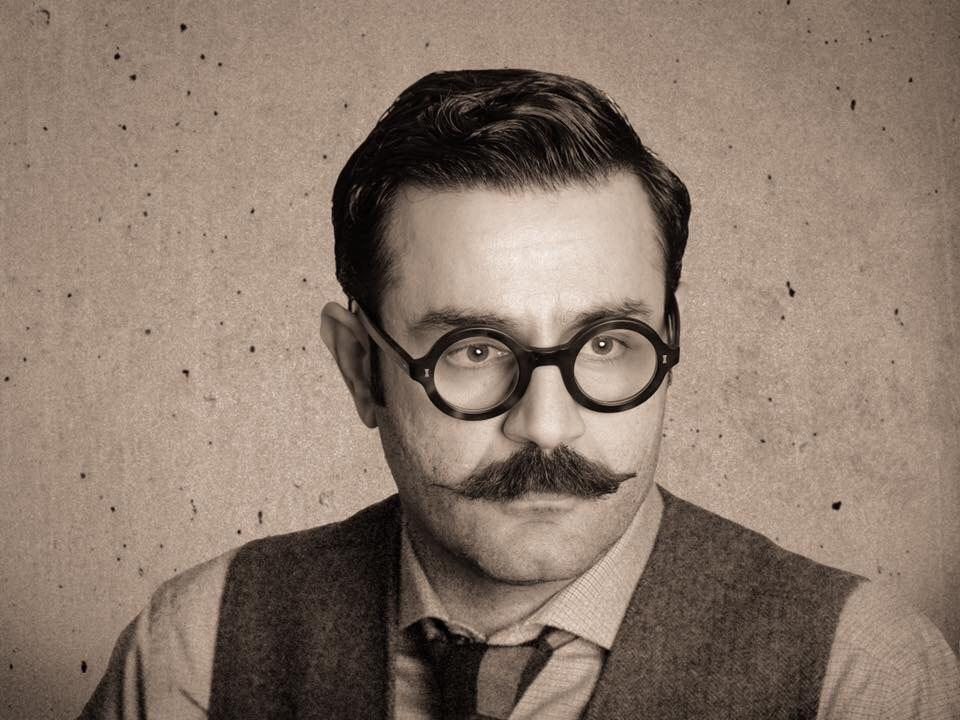
#> input picture input/1.jpg, 960 x 720 px
$ python 5.py
#> lines starting #> are read from the running program, lines starting #| are printed output that depends on the picture
import cv2 as cv
import numpy as np

img = cv.imread("input/1.jpg")
#> img is the input picture: shape (720, 960, 3); mean B, G, R 107.9, 121.1, 138.9
img = cv.cvtColor(img, cv.COLOR_BGR2GRAY)
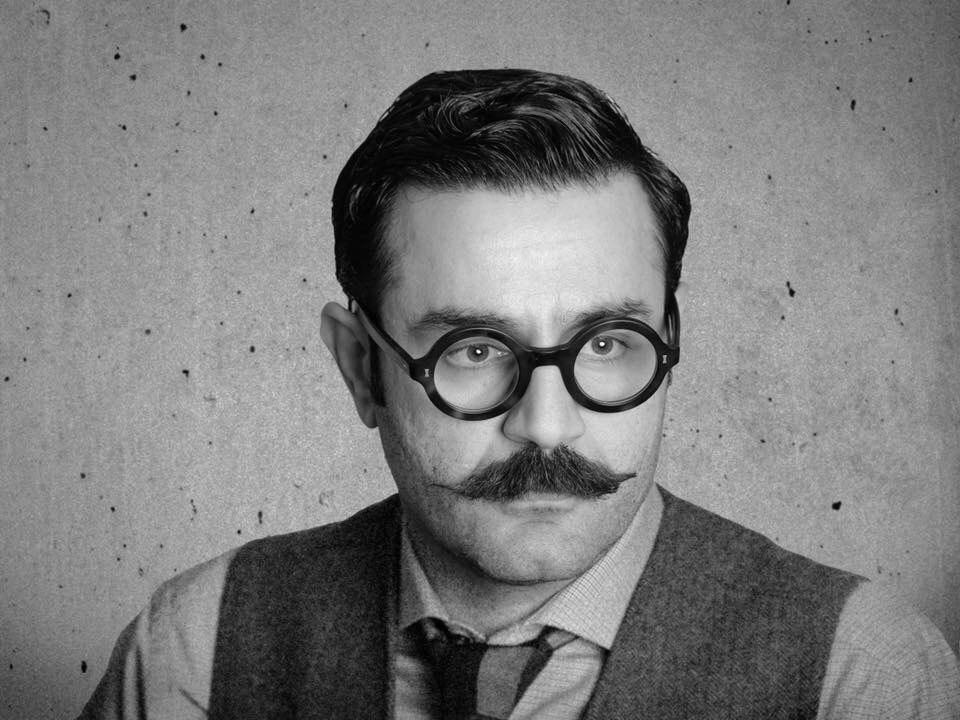
#> img: shape (720, 960); min 0, max 250, mean 124.8
numInput = int(input("Choose and input one of the number like 3 - 5 - 7 - 9 - 25 - 49 - 225: "))
#> the answer given: 1

def convolution(img, numInput, shape):
#> called with numInput = 1, shape = (720, 960)
    print(numInput)
    rows, cols = shape
    res = np.zeros(img.shape)
    mask = np.ones((numInput, numInput)) / (numInput * numInput)

    for i in range((numInput // 2), rows - (numInput // 2)):
        for j in range((numInput // 2), cols - (numInput // 2)):
            smallImg = img[i - (numInput // 2) : i + (numInput // 2) + 1, j - (numInput // 2) : j + (numInput // 2) + 1]
            res[i, j] = np.sum(smallImg * mask)

    return res


res = convolution(img, numInput, img.shape)
cv.imwrite("output/conv{}.jpg".format(numInput), res)
